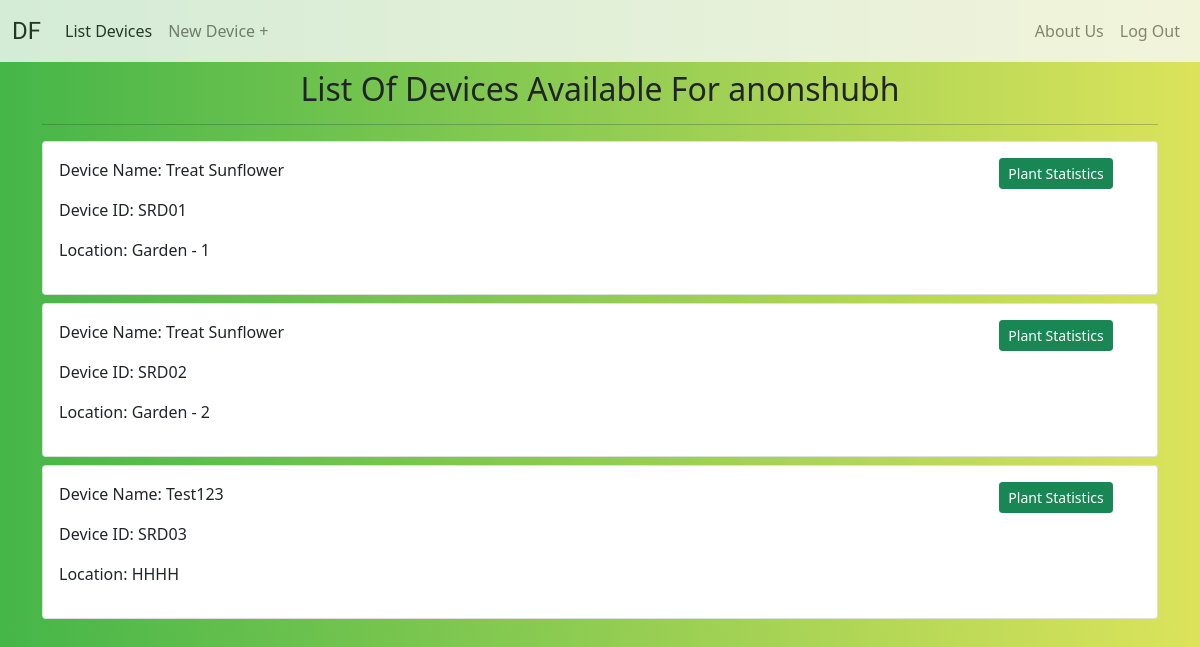
Screenshot of /list-devices (signed in) with the database file from the repository.
### profiles/models.py (models this page shows, shortened)
class User(AbstractUser):
    pass

### monitor/models.py (models this page shows, shortened)
class Device(models.Model):
    user = models.ForeignKey(User,on_delete=models.CASCADE,blank=True)
    device_name = models.CharField(max_length=56)
    location = models.CharField(max_length=56)
    unique_id = models.CharField(max_length = 10,unique=True,blank=True)
    plant = models.ManyToManyField(Plant,blank=True)
    active = models.BooleanField(default=True)

### monitor/views.py (the view)
# urls.py: path('list-devices',views.list_devices_view,name='list-devices'),
@login_required
def list_devices_view(request):
    devices = Device.objects.filter(user=request.user,active=True)
    return render(request,'monitor/list-devices.html',{'devices':devices})

### monitor/templates/monitor/list-devices.html
{% extends 'base.html' %}
{% block content %}
<h2 class="mt-2 text-center">List Of Devices Available For {{request.user.username}}</h2>
<hr>
{% for device in devices %}
<div class="card my-2">
    <div class="row">
        <div class="col-lg-10 col-sm-12">
            <div class="card-body">
              <p>Device Name: {{device.device_name}}</p>
              <p>Device ID: {{device.unique_id}}</p>
              <p>Location: {{device.location}}</p>
            </div>
        </div>
        <div class="col-lg-2 col-sm-12">
            <a class="btn btn-success btn-sm ms-2 my-3" href="{% url 'monitor:plant-data' device.unique_id %}">Plant Statistics</a>
        </div>
    </div>
</div>
{% empty %}
<p class="lead">No Devices Found!</p>
{% endfor %}
{% endblock %}

### static/css/style.css (style rules this page uses)
body { background: #DCE35B; background: -webkit-linear-gradient(to right, #45B649, #DCE35B); background: linear-gradient(to right, #45B649, #DCE35B); }

### rows the page displays
User: user.username "anonshubh"
Device: device_name "Treat Sunflower", unique_id "SRD01", location "Garden - 1"
Device: device_name "Treat Sunflower", unique_id "SRD02", location "Garden - 2"
Device: device_name "Test123", unique_id "SRD03", location "HHHH"
